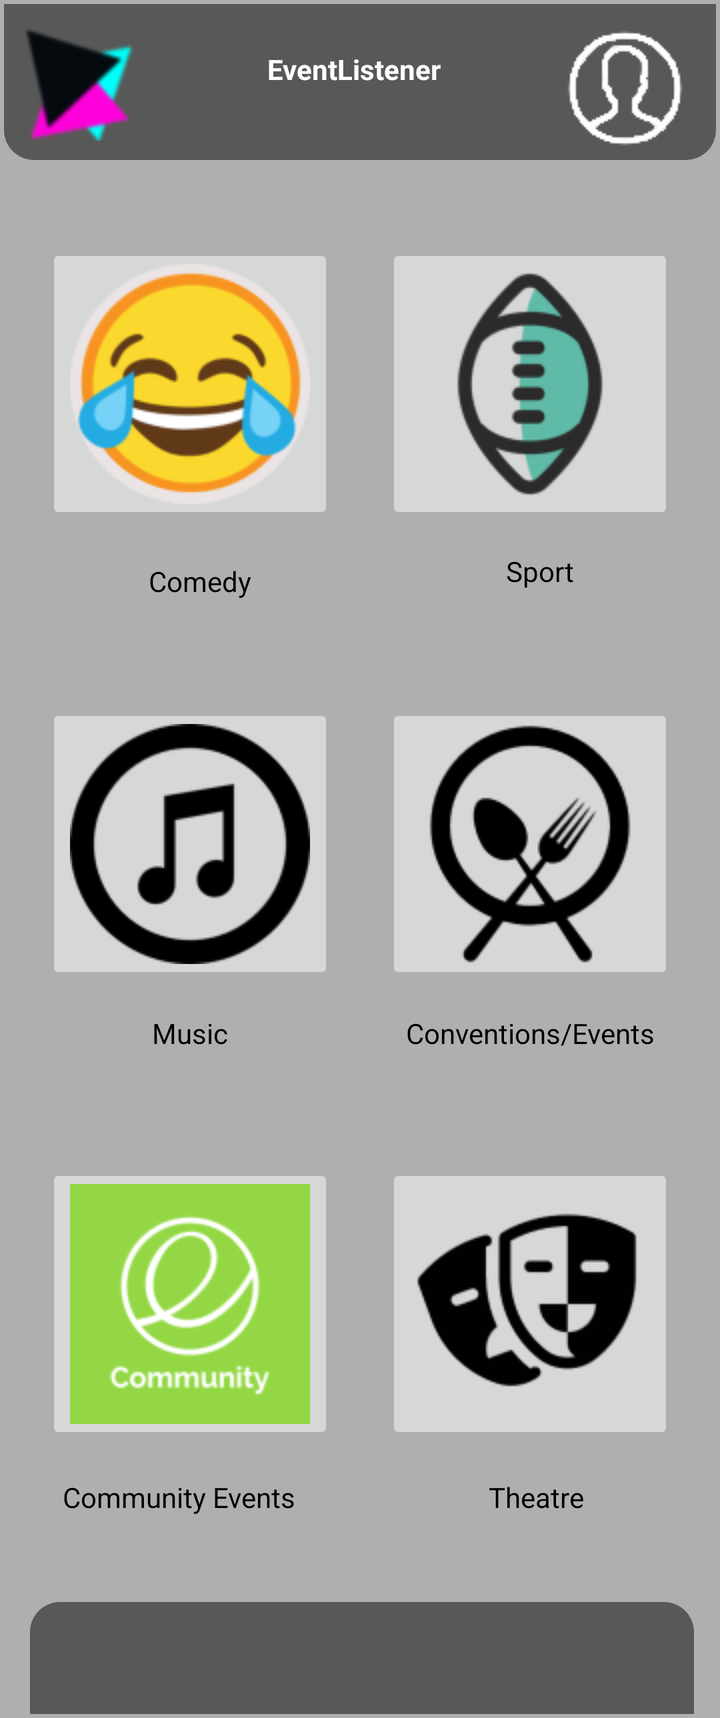
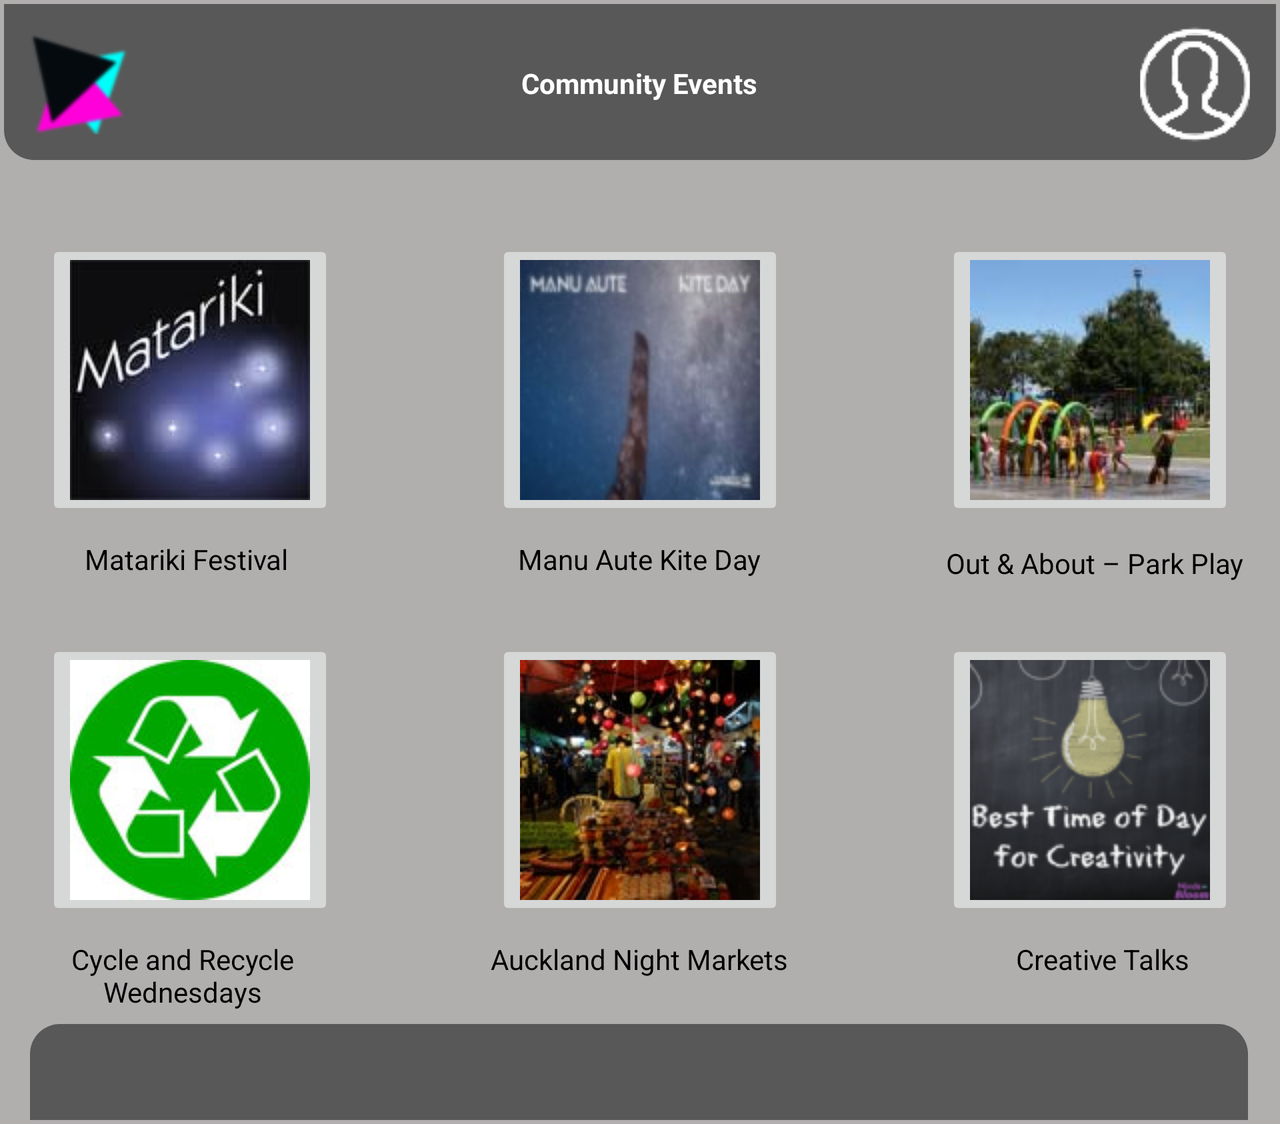

First picture: res/layout/ on a phone held upright. Second picture: the repository's own variant of that layout, on a device whose configuration matches the variant's folder. Source for both follows.
<!-- AndroidManifest.xml: application theme Theme.AppCompat.DayNight.NoActionBar -->
<!-- res/layout/activity_community.xml -->
<?xml version="1.0" encoding="utf-8"?>
<ScrollView xmlns:android="http://schemas.android.com/apk/res/android"
    xmlns:app="http://schemas.android.com/apk/res-auto"
    android:layout_width="match_parent"
    android:layout_height="wrap_content"
    >

    <RelativeLayout
        android:layout_width="match_parent"
        android:layout_height="wrap_content"
        android:background="@color/grey"
        android:isScrollContainer="true"
        android:orientation="vertical"
        android:padding="2dp">

        <androidx.appcompat.widget.Toolbar
            android:id="@+id/toolbar"
            android:layout_width="match_parent"
            android:layout_height="78dp"
            android:background="@drawable/bottom_corners" />

        <TextView
            android:id="@+id/eventTwoText"
            android:layout_width="54dp"
            android:layout_height="wrap_content"
            android:layout_below="@+id/eventTwo"
            android:layout_alignParentEnd="true"
            android:layout_alignParentRight="true"
            android:layout_marginTop="14dp"
            android:layout_marginEnd="61dp"
            android:layout_marginRight="61dp"
            android:text="Sport"
            android:textAlignment="center"
            android:textColor="@android:color/black" />

        <ImageButton
            android:id="@+id/musicButton"
            android:layout_width="wrap_content"
            android:layout_height="wrap_content"
            android:layout_alignParentStart="true"
            android:layout_alignParentLeft="true"
            android:layout_marginStart="21dp"
            android:layout_marginLeft="21dp"
            android:layout_marginTop="350dp"
            app:srcCompat="@drawable/music" />

        <ImageButton
            android:id="@+id/conventionButton"
            android:layout_width="wrap_content"
            android:layout_height="wrap_content"
            android:layout_alignParentEnd="true"
            android:layout_alignParentRight="true"
            android:layout_marginTop="350dp"
            android:layout_marginEnd="21dp"
            android:layout_marginRight="21dp"
            app:srcCompat="@drawable/convention" />

        <TextView
            android:id="@+id/conventionText"
            android:layout_width="140dp"
            android:layout_height="wrap_content"
            android:layout_below="@+id/conventionButton"
            android:layout_alignParentEnd="true"
            android:layout_alignParentRight="true"
            android:layout_marginTop="15dp"
            android:layout_marginEnd="23dp"
            android:layout_marginRight="23dp"
            android:text="Conventions/Events"
            android:textAlignment="center"
            android:textColor="@android:color/black" />

        <ImageButton
            android:id="@+id/comedyButton"
            android:layout_width="wrap_content"
            android:layout_height="wrap_content"
            android:layout_alignParentStart="true"
            android:layout_alignParentLeft="true"
            android:layout_marginStart="21dp"
            android:layout_marginLeft="21dp"
            android:layout_marginTop="120dp"
            app:srcCompat="@drawable/comedy" />


        <ImageButton
            android:id="@+id/dashButton"
            android:layout_width="65dp"
            android:layout_height="66dp"
            android:layout_alignEnd="@+id/toolbar"
            android:layout_alignRight="@+id/toolbar"
            android:layout_alignParentTop="true"
            android:layout_marginTop="9dp"
            android:layout_marginEnd="13dp"
            android:layout_marginRight="13dp"
            app:srcCompat="@drawable/dashboard" />

        <TextView
            android:id="@+id/musicText"
            android:layout_width="76dp"
            android:layout_height="wrap_content"
            android:layout_below="@+id/musicButton"
            android:layout_alignParentStart="true"
            android:layout_alignParentLeft="true"
            android:layout_marginStart="55dp"
            android:layout_marginLeft="55dp"
            android:layout_marginTop="15dp"
            android:text="Music"
            android:textAlignment="center"
            android:textColor="@android:color/black" />

        <ImageView
            android:id="@+id/logoImage"
            android:layout_width="58dp"
            android:layout_height="58dp"
            android:layout_alignStart="@+id/toolbar"
            android:layout_alignLeft="@+id/toolbar"
            android:layout_alignParentTop="true"
            android:layout_marginStart="7dp"
            android:layout_marginLeft="7dp"
            android:layout_marginTop="11dp"
            app:srcCompat="@drawable/eventlistenerlogo" />

        <ImageButton
            android:id="@+id/eventTwo"
            android:layout_width="wrap_content"
            android:layout_height="wrap_content"
            android:layout_alignParentEnd="true"
            android:layout_alignParentRight="true"
            android:layout_marginTop="120dp"
            android:layout_marginEnd="21dp"
            android:layout_marginRight="21dp"
            app:srcCompat="@drawable/balllogo" />

        <TextView
            android:id="@+id/textView"
            android:layout_width="150dp"
            android:layout_height="wrap_content"
            android:layout_marginStart="127dp"
            android:layout_marginLeft="127dp"
            android:layout_marginTop="23dp"
            android:layout_marginEnd="133dp"
            android:layout_marginRight="133dp"
            android:text="EventListener"
            android:textAlignment="center"
            android:textColor="@android:color/white"
            android:textStyle="bold" />

        <TextView
            android:id="@+id/comedyText"
            android:layout_width="136dp"
            android:layout_height="wrap_content"
            android:layout_below="@+id/comedyButton"
            android:layout_alignParentStart="true"
            android:layout_alignParentLeft="true"
            android:layout_marginStart="30dp"
            android:layout_marginLeft="30dp"
            android:layout_marginTop="19dp"
            android:text="Comedy"
            android:textAlignment="center"
            android:textColor="@android:color/black" />

        <ImageButton
            android:id="@+id/communityButton"
            android:layout_width="wrap_content"
            android:layout_height="wrap_content"
            android:layout_alignParentStart="true"
            android:layout_alignParentLeft="true"
            android:layout_alignParentTop="true"
            android:layout_marginStart="21dp"
            android:layout_marginLeft="21dp"
            android:layout_marginTop="580dp"
            app:srcCompat="@drawable/community" />

        <ImageButton
            android:id="@+id/theatreButton"
            android:layout_width="wrap_content"
            android:layout_height="wrap_content"
            android:layout_alignParentTop="true"
            android:layout_alignParentEnd="true"
            android:layout_alignParentRight="true"
            android:layout_marginTop="580dp"
            android:layout_marginEnd="21dp"
            android:layout_marginRight="21dp"
            app:srcCompat="@drawable/theatre" />

        <TextView
            android:id="@+id/communityText"
            android:layout_width="wrap_content"
            android:layout_height="wrap_content"
            android:layout_below="@+id/communityButton"
            android:layout_alignParentStart="true"
            android:layout_alignParentLeft="true"
            android:layout_marginStart="29dp"
            android:layout_marginLeft="29dp"
            android:layout_marginTop="17dp"
            android:text="Community Events"
            android:textAlignment="center"
            android:textColor="@android:color/black"/>

        <TextView
            android:id="@+id/theatreText"
            android:layout_width="wrap_content"
            android:layout_height="wrap_content"
            android:layout_below="@+id/theatreButton"
            android:layout_alignParentEnd="true"
            android:layout_alignParentRight="true"
            android:layout_marginTop="17dp"
            android:layout_marginEnd="66dp"
            android:layout_marginRight="66dp"
            android:text="Theatre"
            android:textAlignment="center"
            android:textColor="@android:color/black"/>

        <androidx.appcompat.widget.Toolbar
            android:id="@+id/toolbar4"
            android:layout_width="match_parent"
            android:layout_height="wrap_content"
            android:layout_alignParentStart="true"
            android:layout_alignParentLeft="true"
            android:layout_alignParentTop="true"
            android:layout_alignParentEnd="true"
            android:layout_alignParentRight="true"
            android:layout_marginStart="13dp"
            android:layout_marginLeft="13dp"
            android:layout_marginTop="799dp"
            android:layout_marginEnd="11dp"
            android:layout_marginRight="11dp"
            android:background="@drawable/top_corners"
            android:minHeight="?attr/actionBarSize"
            android:theme="?attr/actionBarTheme" />


    </RelativeLayout>
</ScrollView>
<!-- resources referenced by this layout -->
<resources>
  <color name="grey">#B1AEAE</color>
  <!-- drawable balllogo: png bitmap (drawable, 6791 bytes) -->
  <!-- drawable bottom_corners (drawable) -->
  <?xml version="1.0" encoding="utf-8"?>
  <shape xmlns:android="http://schemas.android.com/apk/res/android" android:shape="rectangle">
      <solid android:color="@color/colorPrimary"/>
      <corners android:topLeftRadius="0dp"
          android:topRightRadius="0dp"
          android:bottomLeftRadius="15dp"
          android:bottomRightRadius="15dp"/>
  </shape>
  <!-- drawable comedy: png bitmap (drawable, 12426 bytes) -->
  <!-- drawable community: png bitmap (drawable, 6894 bytes) -->
  <!-- drawable convention: png bitmap (drawable, 8196 bytes) -->
  <!-- drawable dashboard: png bitmap (drawable, 3222 bytes) -->
  <!-- drawable eventlistenerlogo: png bitmap (drawable, 2814 bytes) -->
  <!-- drawable music: png bitmap (drawable, 4486 bytes) -->
  <!-- drawable theatre: png bitmap (drawable, 3672 bytes) -->
  <!-- drawable top_corners (drawable) -->
  <?xml version="1.0" encoding="utf-8"?>
  <shape xmlns:android="http://schemas.android.com/apk/res/android" android:shape="rectangle">
      <solid android:color="@color/colorPrimary"/>
      <corners android:topLeftRadius="15dp"
          android:topRightRadius="15dp"
          android:bottomLeftRadius="0dp"
          android:bottomRightRadius="0dp"/>
  </shape>
  <color name="colorPrimary">#585858</color>
</resources>
<!-- res/layout-land/activity_community.xml (the repository's variant of the layout above) -->
<!-- drawn on the phone turned sideways -->
<?xml version="1.0" encoding="utf-8"?>
<ScrollView xmlns:android="http://schemas.android.com/apk/res/android"
    xmlns:app="http://schemas.android.com/apk/res-auto"
    android:layout_width="match_parent"
    android:layout_height="wrap_content"
    >

    <RelativeLayout
        android:layout_width="match_parent"
        android:layout_height="wrap_content"
        android:background="@color/grey"
        android:isScrollContainer="true"
        android:orientation="vertical"
        android:padding="2dp">

        <androidx.appcompat.widget.Toolbar
            android:id="@+id/toolbar"
            android:layout_width="match_parent"
            android:layout_height="78dp"
            android:background="@drawable/bottom_corners" />

        <TextView
            android:id="@+id/textView"
            android:layout_width="wrap_content"
            android:layout_height="wrap_content"
            android:layout_centerHorizontal="true"
            android:layout_marginTop="30dp"
            android:text="Community Events"
            android:textAlignment="center"
            android:textColor="@android:color/white"
            android:textStyle="bold" />

        <ImageButton
            android:id="@+id/logoImage"
            android:layout_width="58dp"
            android:layout_height="58dp"
            android:layout_alignStart="@+id/toolbar"
            android:layout_alignLeft="@+id/toolbar"
            android:layout_alignParentTop="true"
            android:layout_marginStart="7dp"
            android:layout_marginLeft="7dp"
            android:layout_marginTop="11dp"
            android:clickable="true"
            app:srcCompat="@drawable/eventlistenerlogo" />

        <ImageButton
            android:id="@+id/dashButton"
            android:layout_width="55dp"
            android:layout_height="62dp"
            android:layout_alignEnd="@+id/toolbar"
            android:layout_alignRight="@+id/toolbar"
            android:layout_alignParentTop="true"
            android:layout_marginTop="9dp"
            android:layout_marginEnd="13dp"
            android:layout_marginRight="13dp"
            app:srcCompat="@drawable/dashboard" />

        <ImageButton
            android:id="@+id/eventOne"
            android:layout_width="wrap_content"
            android:layout_height="wrap_content"
            android:layout_below="@+id/toolbar"
            android:layout_marginLeft="21dp"
            android:layout_marginTop="40dp"
            app:srcCompat="@drawable/matariki" />

        <TextView
            android:id="@+id/eventOneText"
            android:layout_width="wrap_content"
            android:layout_height="wrap_content"
            android:layout_below="@+id/eventOne"
            android:layout_alignParentStart="true"
            android:layout_alignParentLeft="true"
            android:layout_marginStart="40dp"
            android:layout_marginLeft="40dp"
            android:layout_marginTop="10dp"
            android:text="Matariki Festival"
            android:textAlignment="center"
            android:textColor="@android:color/black" />

        <ImageButton
            android:id="@+id/eventTwo"
            android:layout_width="wrap_content"
            android:layout_height="wrap_content"
            android:layout_centerHorizontal="true"
            android:layout_below="@+id/toolbar"
            android:layout_marginTop="40dp"
            app:srcCompat="@drawable/kite" />

        <TextView
            android:id="@+id/eventTwoText"
            android:layout_width="wrap_content"
            android:layout_height="wrap_content"
            android:layout_below="@+id/eventTwo"
            android:layout_marginTop="10dp"
            android:layout_centerHorizontal="true"
            android:text="Manu Aute Kite Day"
            android:textAlignment="center"
            android:textColor="@android:color/black" />

        <ImageButton
            android:id="@+id/eventThree"
            android:layout_width="wrap_content"
            android:layout_height="wrap_content"
            android:layout_below="@+id/toolbar"
            android:layout_alignParentEnd="true"
            android:layout_alignParentRight="true"
            android:layout_marginTop="40dp"
            android:layout_marginRight="21dp"
            app:srcCompat="@drawable/park" />

        <TextView
            android:id="@+id/eventThreeText"
            android:layout_width="wrap_content"
            android:layout_height="wrap_content"
            android:layout_below="@+id/eventThree"
            android:layout_alignParentEnd="true"
            android:layout_alignParentRight="true"
            android:layout_marginTop="12dp"
            android:layout_marginEnd="16dp"
            android:layout_marginRight="16dp"
            android:text="Out &amp; About – Park Play"
            android:textAlignment="center"
            android:textColor="@android:color/black" />

        <ImageButton
            android:id="@+id/eventFour"
            android:layout_width="wrap_content"
            android:layout_height="wrap_content"
            android:layout_below="@+id/toolbar"
            android:layout_marginLeft="21dp"
            android:layout_marginTop="240dp"
            app:srcCompat="@drawable/recycle" />

        <TextView
            android:id="@+id/eventFourText"
            android:layout_width="129dp"
            android:layout_height="40dp"
            android:layout_below="@+id/eventFour"
            android:layout_alignParentStart="true"
            android:layout_alignParentLeft="true"
            android:layout_marginStart="25dp"
            android:layout_marginLeft="25dp"
            android:layout_marginTop="10dp"
            android:text="Cycle and Recycle Wednesdays"
            android:textAlignment="center"
            android:textColor="@android:color/black" />

        <ImageButton
            android:id="@+id/eventFive"
            android:layout_width="wrap_content"
            android:layout_height="wrap_content"
            android:layout_below="@+id/toolbar"
            android:layout_centerHorizontal="true"
            android:layout_marginTop="240dp"
            app:srcCompat="@drawable/market" />

        <TextView
            android:id="@+id/eventFiveText"
            android:layout_width="wrap_content"
            android:layout_height="wrap_content"
            android:layout_below="@+id/eventFive"
            android:layout_marginTop="10dp"
            android:layout_centerHorizontal="true"
            android:text="Auckland Night Markets"
            android:textAlignment="center"
            android:textColor="@android:color/black" />

        <ImageButton
            android:id="@+id/eventSix"
            android:layout_width="wrap_content"
            android:layout_height="wrap_content"
            android:layout_below="@+id/toolbar"
            android:layout_alignParentEnd="true"
            android:layout_alignParentRight="true"
            android:layout_marginTop="240dp"
            android:layout_marginRight="21dp"
            app:srcCompat="@drawable/creative" />

        <TextView
            android:id="@+id/eventSixText"
            android:layout_width="wrap_content"
            android:layout_height="wrap_content"
            android:layout_below="@+id/eventSix"
            android:layout_alignParentEnd="true"
            android:layout_alignParentRight="true"
            android:layout_marginTop="10dp"
            android:layout_marginEnd="43dp"
            android:layout_marginRight="43dp"
            android:text="Creative Talks"
            android:textAlignment="center"
            android:textColor="@android:color/black" />


        <androidx.appcompat.widget.Toolbar
            android:id="@+id/toolbar2"
            android:layout_width="match_parent"
            android:layout_height="wrap_content"
            android:layout_alignParentStart="true"
            android:layout_alignParentLeft="true"
            android:layout_alignParentTop="true"
            android:layout_alignParentEnd="true"
            android:layout_alignParentRight="true"
            android:layout_marginStart="13dp"
            android:layout_marginLeft="13dp"
            android:layout_marginTop="510dp"
            android:layout_marginEnd="14dp"
            android:layout_marginRight="14dp"
            android:background="@drawable/top_corners"
            android:minHeight="?attr/actionBarSize"
            android:theme="?attr/actionBarTheme" />


    </RelativeLayout>
</ScrollView>
<!-- resources referenced by the variant -->
<!-- as the phone turned sideways resolves them -->
<resources>
  <color name="grey">#B1AEAE</color>
  <!-- drawable bottom_corners (drawable) -->
  <?xml version="1.0" encoding="utf-8"?>
  <shape xmlns:android="http://schemas.android.com/apk/res/android" android:shape="rectangle">
      <solid android:color="@color/colorPrimary"/>
      <corners android:topLeftRadius="0dp"
          android:topRightRadius="0dp"
          android:bottomLeftRadius="15dp"
          android:bottomRightRadius="15dp"/>
  </shape>
  <!-- drawable creative: png bitmap (drawable, 24837 bytes) -->
  <!-- drawable dashboard: png bitmap (drawable, 3222 bytes) -->
  <!-- drawable eventlistenerlogo: png bitmap (drawable, 2814 bytes) -->
  <!-- drawable kite: jpg bitmap (drawable, 3715 bytes) -->
  <!-- drawable market: jpg bitmap (drawable, 7686 bytes) -->
  <!-- drawable matariki: jpg bitmap (drawable, 2496 bytes) -->
  <!-- drawable park: jpg bitmap (drawable, 4482 bytes) -->
  <!-- drawable recycle: jpg bitmap (drawable, 6468 bytes) -->
  <!-- drawable top_corners (drawable) -->
  <?xml version="1.0" encoding="utf-8"?>
  <shape xmlns:android="http://schemas.android.com/apk/res/android" android:shape="rectangle">
      <solid android:color="@color/colorPrimary"/>
      <corners android:topLeftRadius="15dp"
          android:topRightRadius="15dp"
          android:bottomLeftRadius="0dp"
          android:bottomRightRadius="0dp"/>
  </shape>
  <color name="colorPrimary">#585858</color>
</resources>
